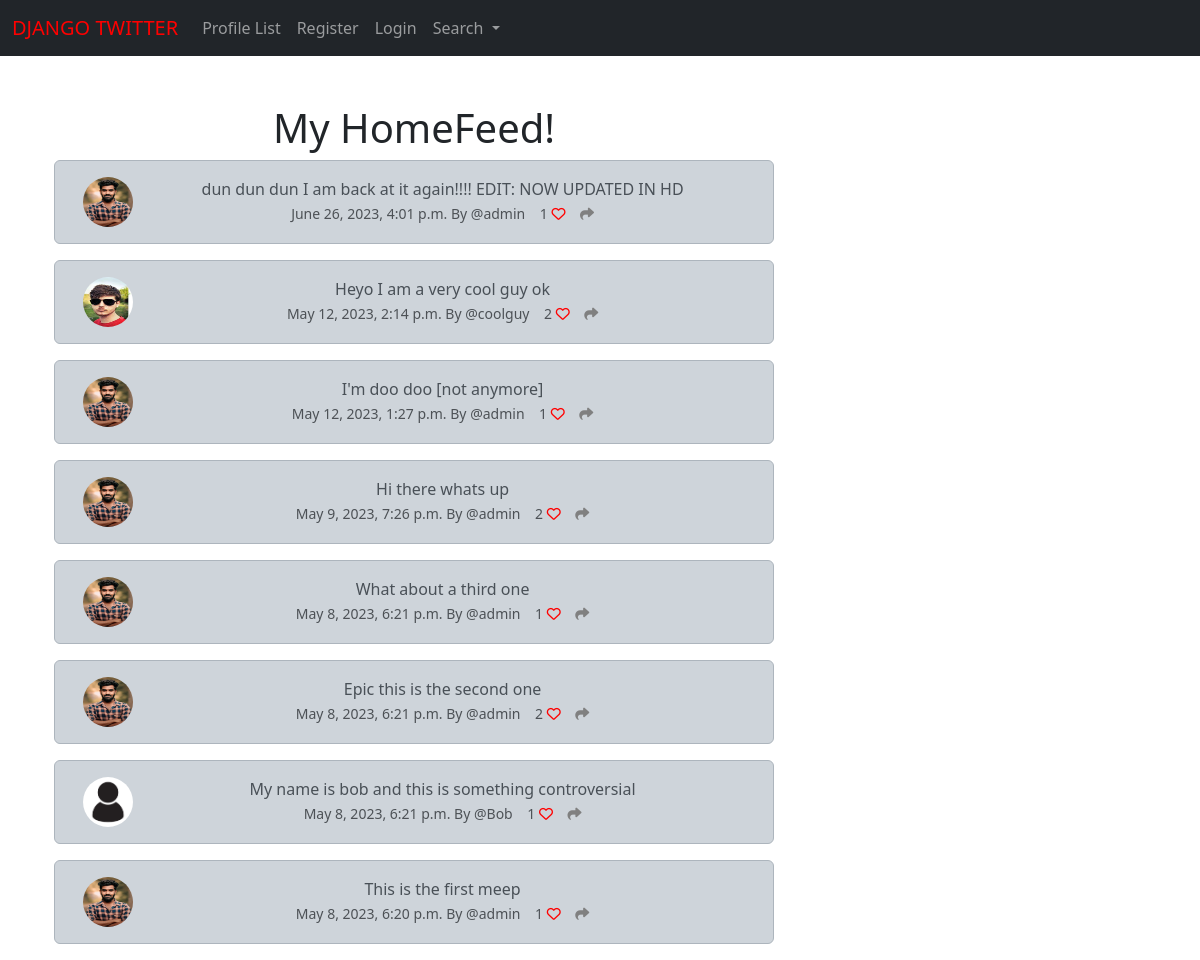
Before: / with the older database file.
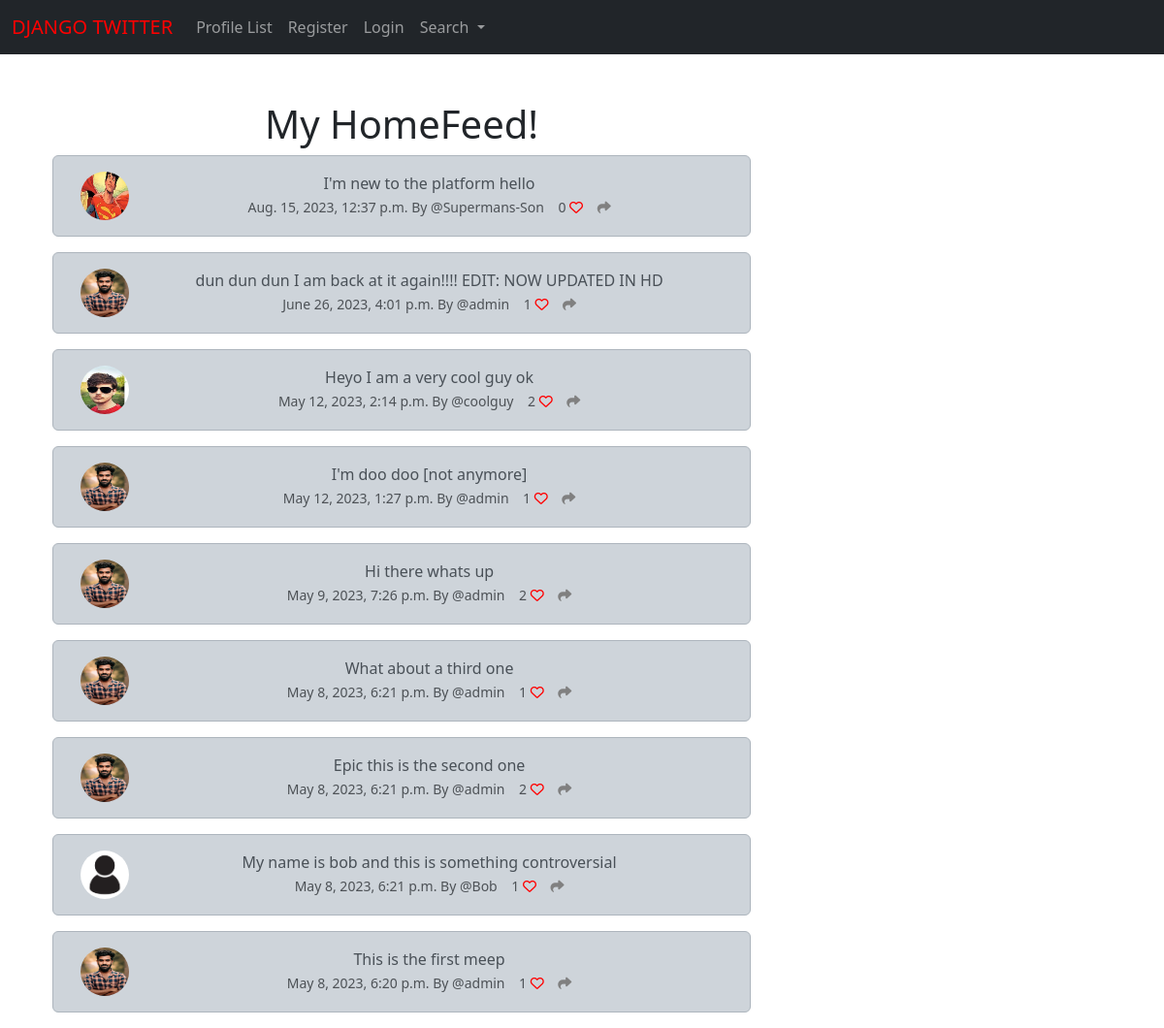
After: the same page with the newer database file.
### musker/models.py (models this page shows, shortened)
class Meep(models.Model):
	user = models.ForeignKey(
		User, related_name="meeps",
		on_delete=models.DO_NOTHING
		)
	body = models.CharField(max_length=200)
	created_at = models.DateTimeField(auto_now_add=True)
	likes = models.ManyToManyField(User, related_name="meep_like", blank=True)
	def number_of_likes(self):
		return self.likes.count()

class Profile(models.Model):
	user = models.OneToOneField(User, on_delete=models.CASCADE)
	follows = models.ManyToManyField("self", related_name="followed_by", symmetrical=False, blank = True)
	date_modified = models.DateTimeField(User, auto_now=True)
	profile_image = models.ImageField(null=True, blank=True, upload_to="images/")
	profile_bio = models.CharField(null=True, blank=True, max_length=500)
	homepage_link = models.CharField(null=True, blank=True, max_length=100)
	facebook_link = models.CharField(null=True, blank=True, max_length=100)
	instagram_link = models.CharField(null=True, blank=True, max_length=100)
	linkedin_link = models.CharField(null=True, blank=True, max_length=100)

### musker/views.py (the view)
# urls.py: path('', views.home, name="home"),
def home(request):
	if request.user.is_authenticated:
		form = MeepForm(request.POST or None)
		if request.method == "POST":
			if form.is_valid():
				meep = form.save(commit=False)
				meep.user = request.user
				meep.save()
				messages.success(request, ("Your Meep Has Been Posted!"))
				return redirect('home')
		meeps = Meep.objects.all().order_by("-created_at")
		return render(request, 'home.html', {"meeps":meeps, "form":form})
	else:
		meeps = Meep.objects.all().order_by("-created_at")
		return render(request, 'home.html', {"meeps":meeps})

### musker/templates/home.html (shortened to what this page needs)
{% extends 'base.html' %}
{% load static %}
{% block content %}
	<div class="container text-center">
		<div class="row">
			<div class="col-8">
<br/>
<h1>My HomeFeed!</h1>
	{% for meep in meeps %}
		<div class="alert alert-dark" role="alert">
	<div class="container">
		<div class="row">
			<div class="col-1">
				{% if meep.user.profile.profile_image %}
				<img src="{{ meep.user.profile.profile_image.url }}"
				width=50 height=50 class="
				rounded-circle" alt="{{ profile.user.username }}">
				{% else %}
				<img src="{% static 'images/default_profile_pic.png' %}"
				width=50 height=50 class="
				rounded-circle" alt="{{ profile.user.username }}">
				{% endif %}
			</div>
		<div class="col-11">
  		{{ meep.body }} <br/>
		<small class="text-muted">
			{{ meep.created_at }} By
			@{{ meep.user.username }}
			{{ meep.number_of_likes }}
			{% if user in meep.likes.all %}
			<a href="{% url 'meep_like' meep.id %}"><i class="fa-solid fa-heart" style="color:red"></i></a>
			{% else %}
			<a href="{% url 'meep_like' meep.id %}"><i class="fa fa-heart-o" style="color:red"></i></a>
			{% endif %}
			<a href="{% url 'meep_show' meep.id %}">
				<i class="fa-solid fa-share" style="color:grey"></i>
			</a>
		</small>
		</div><br/><br/>
		</div>
	</div>
</div>
	{% endfor %}
</div>
<div class="col-4">
	<br/><br/><br/>
</div>
{% endblock %}

Changed rows visible on the page:
added Meep: user.profile.profile_image (picture), body "I'm new to the platform hello", created_at "Aug. 15, 2023, 12:37 p.m.", user.username "Supermans-Son", number_of_likes "0"
